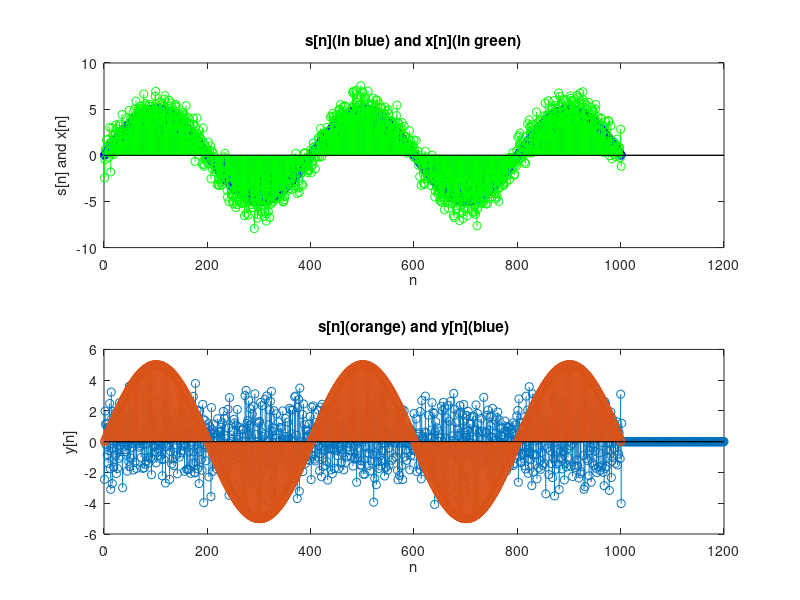

MATLAB code for this plot:
w0 = pi/200;

h = zeros(1001,1);
h(1) = 1;
h(2) = -1;
x = zeros(1001,1);
s = zeros(1001,1);

for k = 1:1001
    s(k) = 5*sin(w0*(k-1));
    x(k) = s(k) + randn();
end 

y = conv(h, x, 'full');

figure()
subplot(2,1,1)
stem(1:1001,s,'blue');
hold on
stem(1:1001,x,'green');
xlabel('n');
ylabel('s[n] and x[n]');
title('s[n](in blue) and x[n](in green)');
subplot(2,1,2)
stem(y(1:1200));
hold on
stem(s);
xlabel('n');
ylabel('y[n]');
title('s[n](orange) and y[n](blue)');
